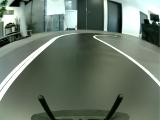
#> input picture tests/script_traitement_image/circuit_normal1.jpg, 160 x 120 px
$ python script.py
#> lines starting #> are read from the running program, lines starting #| are printed output that depends on the picture; after the words box and inside, x2 and y2 are one past the last pixel; in counts of white or black regions, pixels touching at a corner belong together
#import argparse
import cv2 as cv
import sys
from cv2 import threshold
from cv2 import blur
import numpy as np


"""
max_value = 255
max_type = 4
max_binary_value = 255
trackbar_type = 'Type: \n 0: Binary \n 1: Binary Inverted \n 2: Truncate \n 3: To Zero \n 4: To Zero Inverted'
trackbar_value = 'Value'
window_name = 'Threshold Demo'

def Threshold_Demo(val):
    #0: Binary
    #1: Binary Inverted
    #2: Threshold Truncated
    #3: Threshold to Zero
    #4: Threshold to Zero Inverted
    threshold_type = cv.getTrackbarPos(trackbar_type, window_name)
    threshold_value = cv.getTrackbarPos(trackbar_value, window_name)
    _, dst = cv.threshold(gray, threshold_value, max_binary_value, threshold_type )
    cv.imshow(window_name, dst)

parser = argparse.ArgumentParser(description='Code for Basic Thresholding Operations tutorial.')
parser.add_argument('--input', help='Path to input image.', default='original_2k22.jpg')
args = parser.parse_args()
"""

##load imagesv
origin = cv.imread(cv.samples.findFile("circuit_normal1.jpg"))
#> origin is the input picture: shape (120, 160, 3); mean B, G, R 106.2, 120, 106.8
if origin is None:
    sys.exit("Could not read the image.")
"""
mask = cv.imread(cv.samples.findFile("mask.png"))
if mask is None:
    sys.exit("Could not read the image.")
"""
cv.imshow("0 - original", origin)


y=43
x=0
h=82
w=215
crop_img = origin[y:y+h, x:x+w]
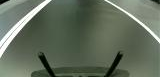
#> crop_img: shape (77, 160, 3); mean B, G, R 92.4, 109, 98.2
cv.imshow("0.1 - masque numpy", crop_img)

##ajout masque
"""
e1 = cv.getTickCount()

wMask = cv.bitwise_and(origin,mask)

e2 = cv.getTickCount()
t = (e2 - e1)/cv.getTickFrequency()
print( "ajout mask  : ",t)

#cv.imshow("1 - mask", wMask)
"""
##niveau de gris
e1 = cv.getTickCount()

gray = cv.cvtColor(crop_img, cv.COLOR_BGR2GRAY)

e2 = cv.getTickCount()

cv.imshow("2 - gray", gray)

t = (e2 - e1)/cv.getTickFrequency()
print( "gray  : " ,t)


"""
input_img = gray

e1 = cv.getTickCount()

contrast = 255
brightness = 100
if brightness != 0:
    if brightness > 0:
        shadow = brightness
        highlight = 255
    else:
        shadow = 0
        highlight = 255 + brightness
    alpha_b = (highlight - shadow)/255
    gamma_b = shadow
    buf = cv.addWeighted(input_img, alpha_b, input_img, 0, gamma_b)
else:
    buf = input_img.copy()
if contrast != 0:
    f = float(131 * (contrast + 127)) / (127 * (131 - contrast))
    alpha_c = f
    gamma_c = 127*(1-f)
    buf = cv.addWeighted(buf, alpha_c, buf, 0, gamma_c)

bright = buf

e2 = cv.getTickCount()
t = (e2 - e1)/cv.getTickFrequency()
print( "bright  : " ,t)

cv.imshow("2.? - brigth", bright)
"""


#blur

e1 = cv.getTickCount()
i=5
blured = cv.GaussianBlur(gray, (i, i), 0)
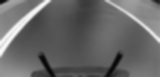
#> blured: shape (77, 160); min 6, max 251, mean 103.9

t = (e2 - e1)/cv.getTickFrequency()
print( "blur  : " ,t)

cv.imshow("2.0.5 - bilateral filter", blured)

lower_black = np.array([0,0,0], dtype = "uint16")
upper_black = np.array([70,70,70], dtype = "uint16")
#black_mask = cv.inRange(blured, lower_black, upper_black)
#cv.imshow('mask0',black_mask)

#threshold
"""
e1 = cv.getTickCount()

_,thresholdImage = cv.threshold(gray, 200, 255, type=cv.THRESH_TOZERO)

e2 = cv.getTickCount()

cv.imshow("2.1 - treshold tozero", thresholdImage)

t = (e2 - e1)/cv.getTickFrequency()
print( "tozero  : " ,t)
"""


# edge
e1 = cv.getTickCount()
edges = cv.Canny(blured,100,200)
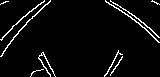
#> edges: shape (77, 160); 4.6% white in thin lines or dots

e2 = cv.getTickCount()
t = (e2 - e1)/cv.getTickFrequency()
print( "edges  : " ,t)

cv.imshow("2.0.6 - canny detection", edges)

##noir & blanc --> fait par threshold
"""
e1 = cv.getTickCount()
(thresh, blackAndWhiteImage) = cv.threshold(thresholdImage, 127, 255, cv.THRESH_BINARY)

e2 = cv.getTickCount()
t = (e2 - e1)/cv.getTickFrequency()
print( "black & white  : ",t)

cv.imshow("2.1 - noir/blanc", blackAndWhiteImage)
"""

# adaptive threshold
e1 = cv.getTickCount()
thresholdImage = cv.adaptiveThreshold(edges, 255, cv.ADAPTIVE_THRESH_GAUSSIAN_C, cv.THRESH_BINARY, 11, 2)
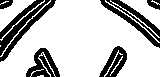
#> thresholdImage: shape (77, 160); 76.6% white; 7 black regions, largest, box (x1, y1, x2, y2) and area: (0, 0, 56, 62) 1031, (26, 48, 60, 77) 515, (99, 46, 127, 77) 422

e2 = cv.getTickCount()
t = (e2 - e1)/cv.getTickFrequency()
print( "adaptive  : " ,t)

cv.imshow("2.0..x : adaptive threshold", thresholdImage)


##erosion/dilation
"""
e1 = cv.getTickCount()

kernel_size = 2     #3,5,7 aua choix
kernel = np.ones((kernel_size,kernel_size),np.uint8)
#kernel = cv.getStructuringElement(cv.MORPH_ELLIPSE,(kernel_size,kernel_size))
#kernel = cv.getStructuringElement(cv.MORPH_CROSS,(kernel_size,kernel_size))

erosion = cv.erode(edges,kernel,iterations = 1)
dilatation_dst = cv.dilate(erosion, kernel, iterations=1)
#erosion = cv.erode(blackAndWhiteImage,cv.MORPH_OPEN,kernel)

e2 = cv.getTickCount()
t = (e2 - e1)/cv.getTickFrequency()
print( "erosion  : ", t )

cv.imshow("2.2 - erosion", erosion)
"""

## couleur
e1 = cv.getTickCount()
couleur = cv.cvtColor(edges, cv.COLOR_GRAY2RGB)
#> couleur: shape (77, 160, 3); 4.6% white in thin lines or dots
cv.imshow("3", couleur)

e2 = cv.getTickCount()
t = (e2 - e1)/cv.getTickFrequency()
print( "gray2rgb  : ", t )


"""
cv.namedWindow(window_name)
cv.createTrackbar(trackbar_type, window_name , 3, max_type, Threshold_Demo)
# Create Trackbar to choose Threshold value
cv.createTrackbar(trackbar_value, window_name , 0, max_value, Threshold_Demo)
# Call the function to initialize
Threshold_Demo(0)
# Wait until user finishes program
cv.waitKey()
"""

"""
##threshold avec moyenne
adapt = cv.adaptiveThreshold(blackAndWhiteImage, 255, cv.ADAPTIVE_THRESH_MEAN_C, cv.THRESH_BINARY_INV, 11, 2)
cv.imshow("3 - adaptive_mean_binary_inv", adapt)
k = cv.waitKey(0)
"""

$ run again, with tests/script_traitement_image/1093_cam_image_array_.jpg copied over tests/script_traitement_image/circuit_normal1.jpg
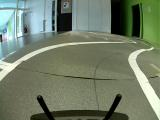
#> input picture tests/script_traitement_image/1093_cam_image_array_.jpg, 160 x 120 px
#> origin is the input picture: shape (120, 160, 3); mean B, G, R 105.4, 125.6, 114
#> `edges = cv.Canny(blured,100,200)`:
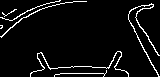
#> edges: shape (77, 160); 5.6% white in thin lines or dots
#> `thresholdImage = cv.adaptiveThreshold(edges, 255, cv.ADAPTIVE_THRESH_G..`:
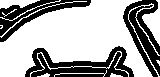
#> thresholdImage: shape (77, 160); 66.3% white; 4 black regions (1 under 20 px), largest, box (x1, y1, x2, y2) and area: (25, 46, 134, 77) 1654, (123, 0, 160, 77) 1318, (0, 0, 91, 42) 1175
#> couleur: shape (77, 160, 3); 5.6% white in thin lines or dots
